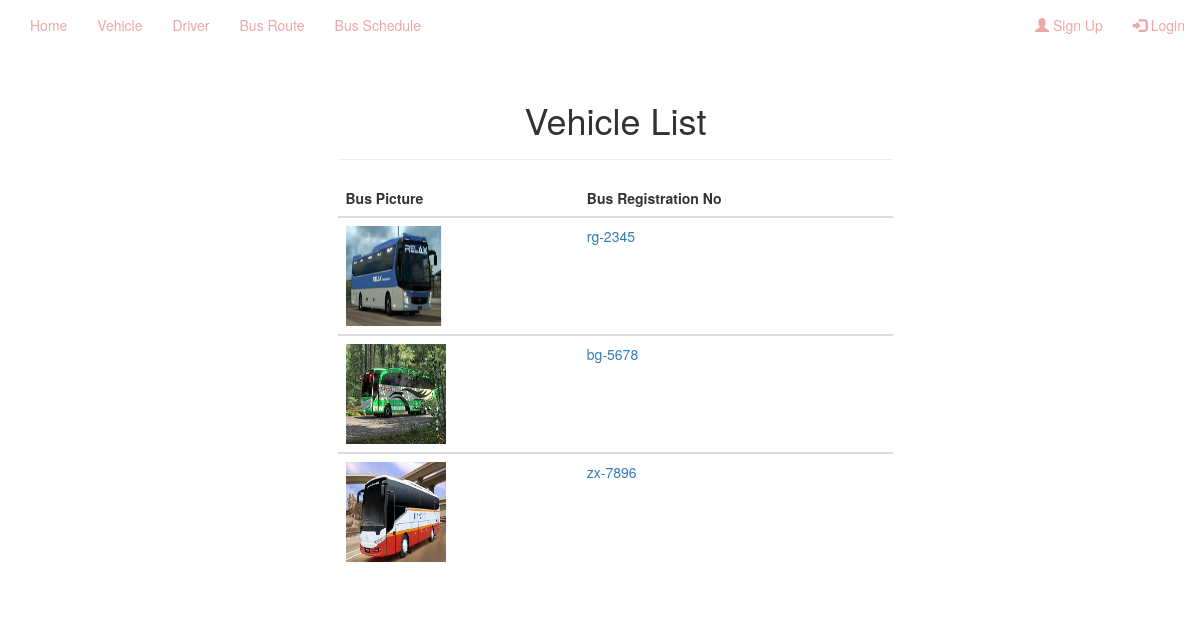
/buslist.php, run on the app's committed database.
### tables this page shows
CREATE TABLE IF NOT EXISTS `vehicle` (
  `veh_id` int(11) NOT NULL AUTO_INCREMENT,
  `veh_reg` varchar(100) NOT NULL,
  `veh_type` varchar(20) NOT NULL,
  `chesisno` varchar(100) NOT NULL,
  `brand` varchar(100) NOT NULL,
  `veh_color` varchar(100) NOT NULL,
  `veh_regdate` varchar(100) NOT NULL,
  `veh_description` varchar(255) NOT NULL,
  `veh_photo` varchar(255) NOT NULL,
  `veh_available` int(11) NOT NULL,
  PRIMARY KEY (`veh_id`)
);

### buslist.php (the view, shortened to what this page needs)
<?php
    $connection= mysqli_connect("localhost","root","","vehicle management");
    $sql= "SELECT * FROM `vehicle`";
    $res=mysqli_query($connection,$sql);
?>
<!DOCTYPE html>
<html lang="en">
<head>
    <link rel="stylesheet" href="https://maxcdn.bootstrapcdn.com/bootstrap/3.3.7/css/bootstrap.min.css">
    <link rel="stylesheet" href="animate.css">
    <link rel="stylesheet" href="style.css">
</head>
<body  >
   <div id="myDiv">
   <?php include 'navbar.php'; ?>
   <br><br><br>
   <div class="container">
      <?php
        if(mysqli_num_rows($res)>0){ ?>
      <div class="container">
         <div class="row">
             <div class="col-md-3"></div>
             <div class="col-md-6 foo">
                 <div class="page-header">
                    <h1 class="animated bounceIn" style="text-align: center;">Vehicle List</h1>
                  </div>
                  <table class="table">
                    <thead>
                        <th>Bus Picture</th>
                        <th>Bus Registration No</th>
                    </thead>
                    <?php while($row=mysqli_fetch_assoc($res)) {  ?>
                    <tbody>
                        <tr>
                            <td><img height="100px" width="100px" src="vehicle picture/<?php echo $row["veh_photo"]; ?>" alt="dp"></td>
                            <td><a href="busprofile.php?busid=<?php echo $row["veh_id"]; ?>"> <?php echo $row["veh_reg"] ?></a></td>
                        </tr>
                    </tbody>
                <?php } }?>
                </table>
             </div>
             <div class="col-md-3"></div>
         </div>
      </div>
   </div>
    </div>
</body>
</html>

### navbar.php (shortened to what this page needs)
<?php
    if(isset($_SESSION['username'])==false) {
?>
  <div class="container">
         <nav class="navbar navbar-inverse navbar-fixed-top gabanav">
          <div class="container-fluid">
            <div class="collapse navbar-collapse" id="myNavbar">
              <ul class="nav navbar-nav gabali">
                <li><a href="index.php">Home</a></li>
                <li><a href="buslist.php">Vehicle</a></li>
                <li><a href="driverlist.php">Driver</a></li>
                <li><a href="route.php">Bus Route</a></li>
                <li><a href="schedule.php">Bus Schedule</a></li>
              </ul>
              <ul class="nav navbar-nav navbar-right">
                <li><a href="signup.php"><span class="glyphicon glyphicon-user"></span> Sign Up</a></li>
                <li><a href="login.php"><span class="glyphicon glyphicon-log-in"></span> Login</a></li>
              </ul>
            </div>
            </div>
        </nav>
  </div>
    <?php } ?>

### style.css (style rules this page uses)
.gabanav { background-color: rgba(0, 0, 0, 0); border: 0px; }
.navbar-inverse .navbar-nav>li>a { color: #eea7a7; }

### data on the page
vehicle: veh_photo (picture), veh_reg "rg-2345"
vehicle: veh_photo (picture), veh_reg "bg-5678"
vehicle: veh_photo (picture), veh_reg "zx-7896"
